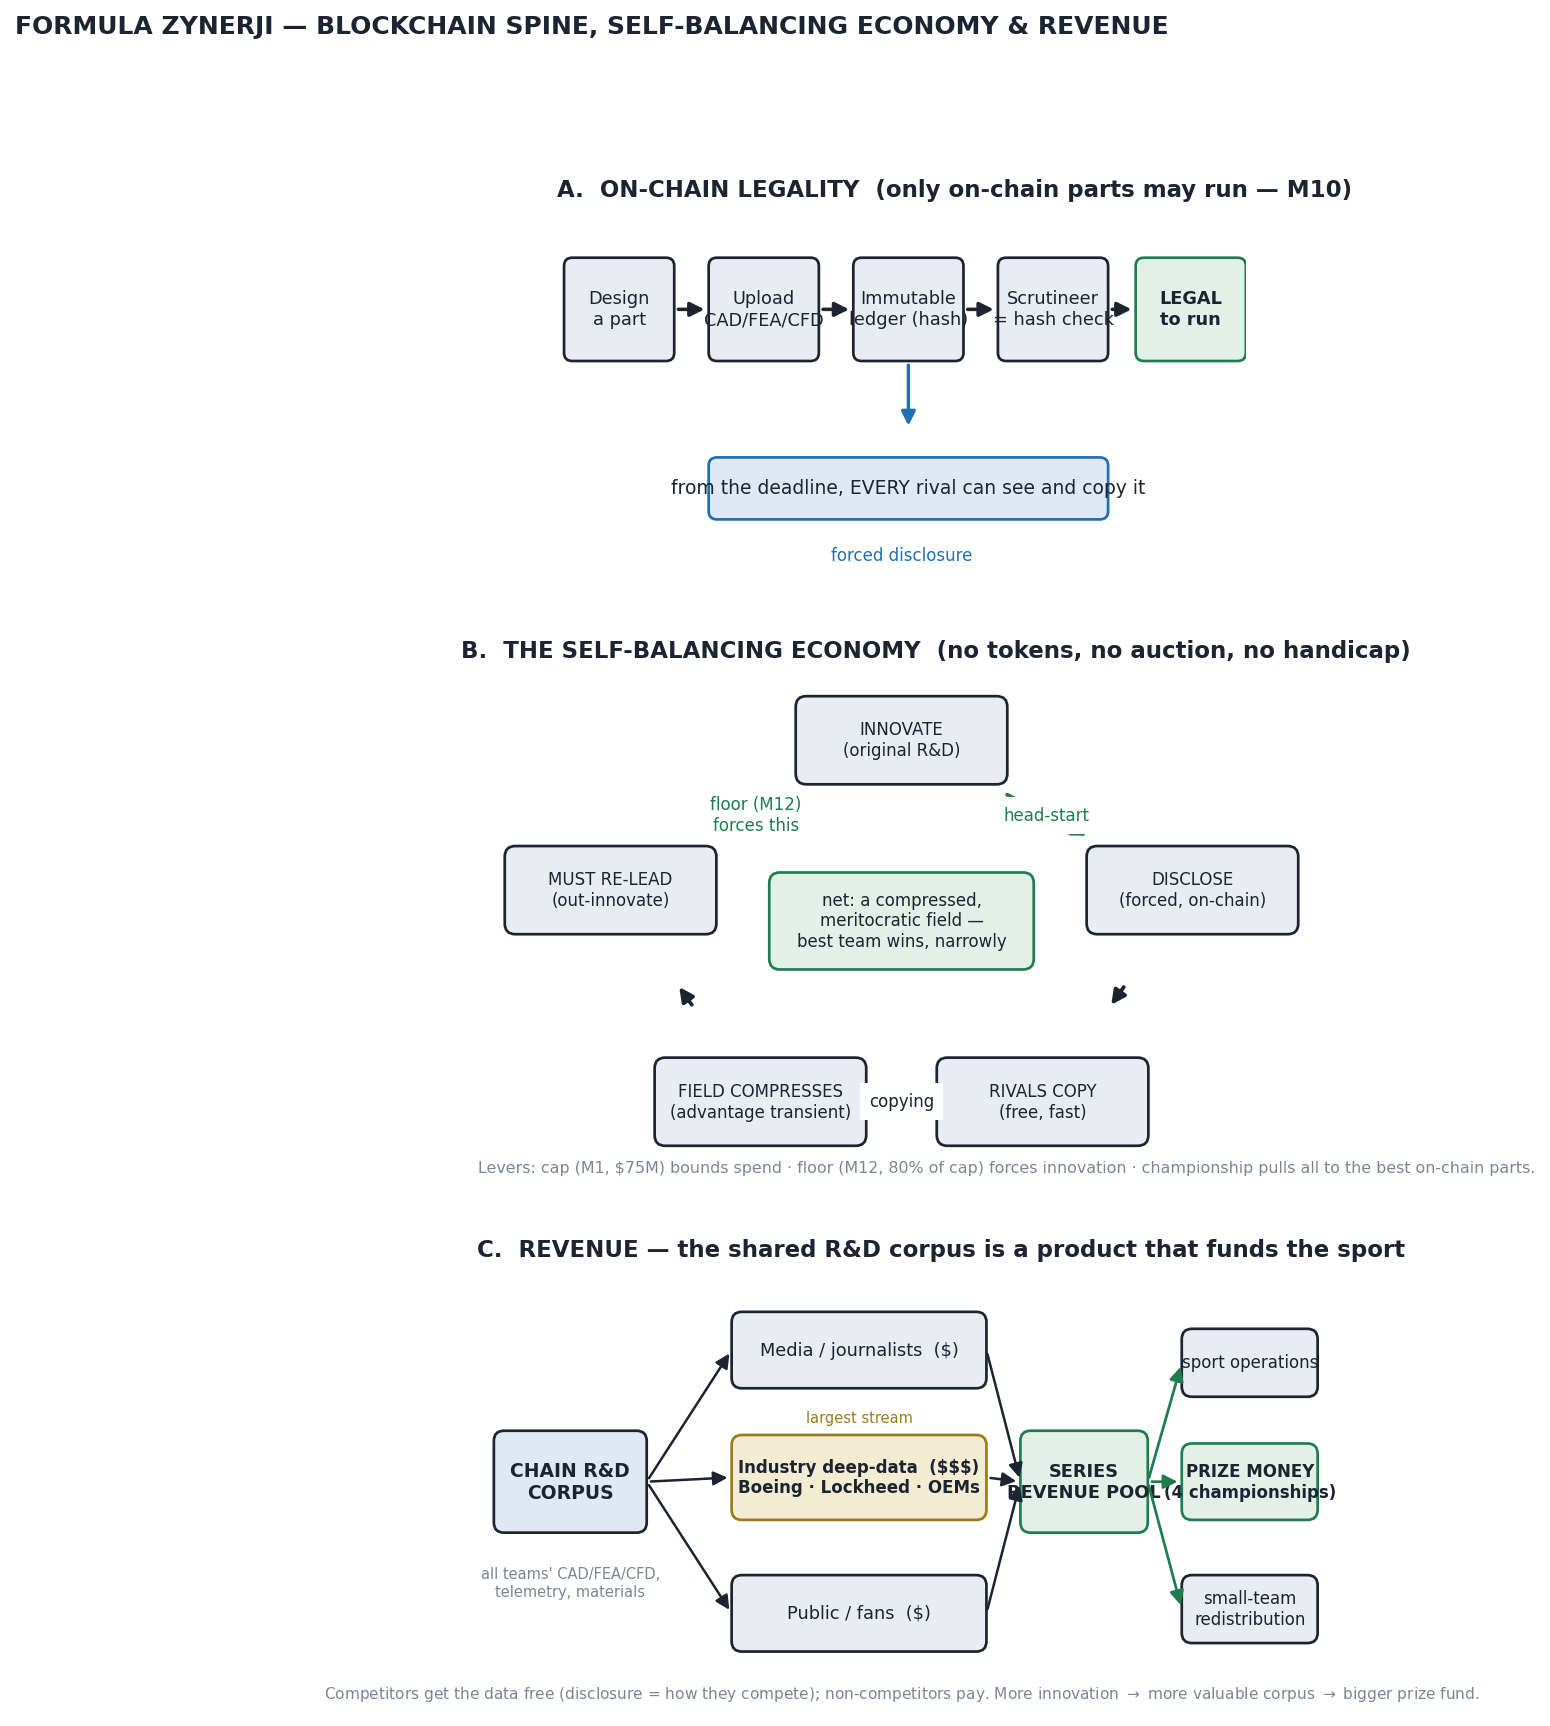

Recreate this plot in Python.
"""Formula Zynerji — blockchain spine: legality flow + self-balancing economy + revenue streams.
   python drawings/blockchain_economy.py  ->  drawings/blockchain_economy.{svg,png,pdf}"""
import numpy as np, matplotlib.pyplot as plt
from matplotlib.gridspec import GridSpec
from _draw import style, save, box, arrow, INK, ACC, MUT, FILL
BLUE="#1f6fb2"; GREEN="#1e7d4f"; GOLD="#9a7d18"

fig=plt.figure(figsize=(12,13)); gs=GridSpec(3,1,figure=fig,height_ratios=[0.8,1.1,0.95])
axt=fig.add_subplot(gs[0]); axb=fig.add_subplot(gs[1]); axr=fig.add_subplot(gs[2])

# ---- A: legality / disclosure flow (concise labels that fit the boxes) ----
axt.set_xlim(0,100); axt.set_ylim(0,54); style(axt,"A.  ON-CHAIN LEGALITY  (only on-chain parts may run — M10)")
steps=[(9,"Design\na part"),(30,"Upload\nCAD/FEA/CFD"),(51,"Immutable\nledger (hash)"),
       (72,"Scrutineer\n= hash check"),(92,"LEGAL\nto run")]
for i,(cx,t) in enumerate(steps):
    box(axt,(cx-8,32),16,15,t,fc=("#e3f0e8" if i==4 else FILL),ec=(GREEN if i==4 else INK),
        fs=8.5,bold=(i==4))
    if i: arrow(axt,(steps[i-1][0]+8,39.5),(cx-8,39.5),color=INK)
arrow(axt,(51,32),(51,22),color=BLUE,lw=1.6)
box(axt,(22,9),58,9,"from the deadline, EVERY rival can see and copy it",fc="#dfe9f3",ec=BLUE,fs=9)
axt.text(50,3,"forced disclosure",ha="center",fontsize=8,color=BLUE)

# ---- B: self-balancing economy loop ----
axb.set_xlim(0,100); axb.set_ylim(0,58); style(axb,"B.  THE SELF-BALANCING ECONOMY  (no tokens, no auction, no handicap)")
nodes={"INNOVATE\n(original R&D)":(50,50),"DISCLOSE\n(forced, on-chain)":(83,33),
       "RIVALS COPY\n(free, fast)":(66,9),"FIELD COMPRESSES\n(advantage transient)":(34,9),
       "MUST RE-LEAD\n(out-innovate)":(17,33)}
for t,(x,y) in nodes.items(): box(axb,(x-12,y-5),24,10,t,fc=FILL,fs=8)
seq=[(50,50),(83,33),(66,9),(34,9),(17,33),(50,50)]
labels=["head-start","","copying","","floor (M12)\nforces this",""]
for i in range(len(seq)-1):
    p0=np.array(seq[i]); p1=np.array(seq[i+1]); n=(p1-p0)/np.linalg.norm(p1-p0)
    arrow(axb,tuple(p0+n*13),tuple(p1-n*13),color=(GREEN if i in(0,4) else INK),lw=1.8,
          text=labels[i] or None,fs=8)
box(axb,(35,24),30,11,"net: a compressed,\nmeritocratic field —\nbest team wins, narrowly",
    fc="#e3f0e8",ec=GREEN,fs=8)
axb.text(2,1,"Levers: cap (M1, $75M) bounds spend · floor (M12, 80% of cap) forces innovation · "
         "championship pulls all to the best on-chain parts.",fontsize=7.6,color=MUT)

# ---- C: revenue streams ----
axr.set_xlim(0,100); axr.set_ylim(0,52); style(axr,"C.  REVENUE — the shared R&D corpus is a product that funds the sport")
box(axr,(2,21),18,12,"CHAIN R&D\nCORPUS",fc="#dfe9f3",fs=9,bold=True)
axr.text(11,17,"all teams' CAD/FEA/CFD,\ntelemetry, materials",ha="center",va="top",fontsize=7,color=MUT)
box(axr,(30,38),30,9,"Media / journalists  ($)",fc=FILL,fs=8.5)
box(axr,(30,22.5),30,10,"Industry deep-data  ($$$)\nBoeing · Lockheed · OEMs",fc="#f3ecd3",ec=GOLD,fs=8,bold=True)
box(axr,(30,7),30,9,"Public / fans  ($)",fc=FILL,fs=8.5)
for y in (42.5,27.5,11.5): arrow(axr,(20,27),(30,y),color=INK,lw=1.2)
axr.text(45,34,"largest stream",ha="center",fontsize=7,color=GOLD)
box(axr,(64,21),15,12,"SERIES\nREVENUE POOL",fc="#e3f0e8",ec=GREEN,fs=8.5,bold=True)
for y in (42.5,27.5,11.5): arrow(axr,(60,y),(64,27),color=INK,lw=1.2)
box(axr,(83,37),16,8,"sport operations",fc=FILL,fs=8)
box(axr,(83,22.5),16,9,"PRIZE MONEY\n(4 championships)",fc="#e3f0e8",ec=GREEN,fs=8,bold=True)
box(axr,(83,8),16,8,"small-team\nredistribution",fc=FILL,fs=8)
for y in (41,27,12): arrow(axr,(79,27),(83,y),color=GREEN,lw=1.3)
axr.text(50,1.5,"Competitors get the data free (disclosure = how they compete); non-competitors pay. "
         "More innovation $\\to$ more valuable corpus $\\to$ bigger prize fund.",fontsize=7.4,color=MUT,ha="center")

fig.suptitle("FORMULA ZYNERJI — BLOCKCHAIN SPINE, SELF-BALANCING ECONOMY & REVENUE",
             fontsize=12,fontweight="bold",color=INK,x=0.02,ha="left")
save(fig,"blockchain_economy"); print("saved drawings/blockchain_economy.{svg,png,pdf}")
